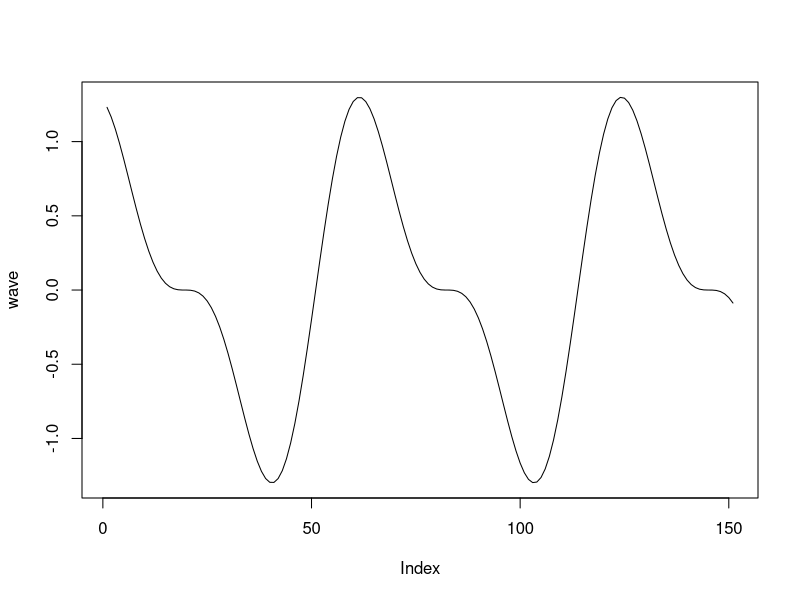

Write the R code that produced this figure.
## ---- chunk 1

names <- c("Gavin","Zachary","Patrick")
## ---- chunk 2
n <- 10:49
## ---- chunk 3
length(n)
## ---- chunk 4
print(n+1)
## ---- chunk 5
m <- seq(10, 1)
## ---- chunk 6
n_less_m <- n - m
print(n_less_m)
## ---- chunk 7
x_range <- seq(-5,10, by = 0.1)
## ---- chunk 8
sin_wave <- sin(x_range)
## ---- chunk 9
cos_wave <- cos(x_range)
## ---- chunk 10
wave <- (sin_wave * cos_wave) + sin_wave
## ---- chunk 11
plot(wave, type = "l")
## ---- chunk 12
lotto_numbers <- c(8, 26, 7, 20, 9, 0, 10)
## ---- chunk 13
prefix <- lotto_numbers[1:3]
prefix
## ---- chunk 14
small <- lotto_numbers[lotto_numbers <= 10]
small
## ---- chunk 15
large <- lotto_numbers[lotto_numbers > 10]
large
## ---- chunk 16
lotto_numbers[lotto_numbers > 5] <- 100
lotto_numbers

## ---- chunk 17
lotto_numbers[lotto_numbers %% 2 == 1] <- 0
print(lotto_numbers)
